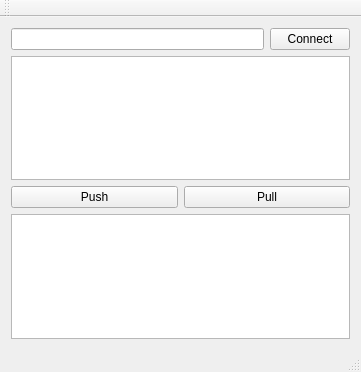
<?xml version="1.0" encoding="UTF-8"?>
<ui version="4.0">
 <class>MainWindow</class>
 <widget class="QMainWindow" name="MainWindow">
  <property name="geometry">
   <rect>
    <x>0</x>
    <y>0</y>
    <width>361</width>
    <height>372</height>
   </rect>
  </property>
  <property name="windowTitle">
   <string>SFE-gui</string>
  </property>
  <widget class="QWidget" name="centralWidget">
   <layout class="QVBoxLayout" name="verticalLayout">
    <item>
     <layout class="QHBoxLayout" name="horizontalLayout">
      <item>
       <widget class="QLineEdit" name="adresseEdit"/>
      </item>
      <item>
       <widget class="QPushButton" name="connectButton">
        <property name="text">
         <string>Connect</string>
        </property>
       </widget>
      </item>
     </layout>
    </item>
    <item>
     <widget class="QListWidget" name="listWidget"/>
    </item>
    <item>
     <layout class="QHBoxLayout" name="horizontalLayout_2">
      <item>
       <widget class="QPushButton" name="pushButton">
        <property name="text">
         <string>Push</string>
        </property>
       </widget>
      </item>
      <item>
       <widget class="QPushButton" name="getButton">
        <property name="text">
         <string>Pull</string>
        </property>
       </widget>
      </item>
     </layout>
    </item>
    <item>
     <widget class="QTextEdit" name="textEdit"/>
    </item>
   </layout>
  </widget>
  <widget class="QMenuBar" name="menuBar">
   <property name="geometry">
    <rect>
     <x>0</x>
     <y>0</y>
     <width>361</width>
     <height>21</height>
    </rect>
   </property>
  </widget>
  <widget class="QToolBar" name="mainToolBar">
   <attribute name="toolBarArea">
    <enum>TopToolBarArea</enum>
   </attribute>
   <attribute name="toolBarBreak">
    <bool>false</bool>
   </attribute>
  </widget>
  <widget class="QStatusBar" name="statusBar"/>
 </widget>
 <layoutdefault spacing="6" margin="11"/>
 <resources/>
 <connections>
  <connection>
   <sender>adresseEdit</sender>
   <signal>returnPressed()</signal>
   <receiver>connectButton</receiver>
   <slot>click()</slot>
   <hints>
    <hint type="sourcelabel">
     <x>203</x>
     <y>41</y>
    </hint>
    <hint type="destinationlabel">
     <x>292</x>
     <y>49</y>
    </hint>
   </hints>
  </connection>
 </connections>
</ui>
